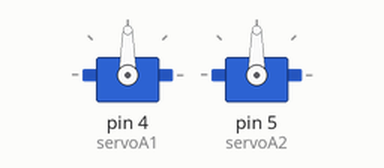
The sketch below on a simulated Arduino Uno, built with avr-gcc and run on an emulated ATmega328P. On the bench: 2 × servo.

Above: at 0.05 s.
At 3.0 s:
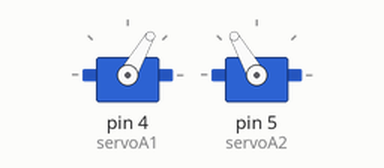
At 6.0 s:
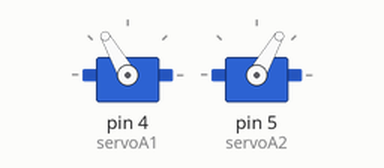
Timing chart, 0 to 7.8 s (numbered marks = the images above):
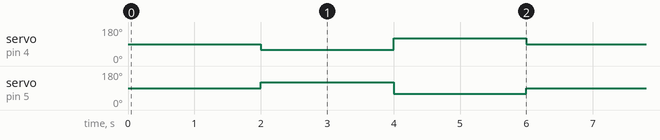

Measured:
- by itself, servo on pin 4 (servoA1): repeats every 6.0 s: 120° 2.0 s, 90° 2.0 s, 60° 2.0 s
- by itself, servo on pin 5 (servoA2): repeats every 6.0 s: 60° 2.0 s, 90° 2.0 s, 120° 2.0 s

The sketch:

pruebas.ino
```cpp
#include <Servo.h>

Servo servoA1;
Servo servoA2;

void setup() {
  servoA1.attach(4);   // cambia si A1 está en otro pin
  servoA2.attach(5);   // cambia si A2 está en otro pin
}

void loop() {
  // Centro
  servoA1.write(90);
  servoA2.write(90);
  delay(2000);

  // Movimiento hacia un lado
  servoA1.write(60);
  servoA2.write(120);   // esclavizado inverso
  delay(2000);

  // Movimiento hacia el otro lado
  servoA1.write(120);
  servoA2.write(60);    // esclavizado inverso
  delay(2000);
}
```
